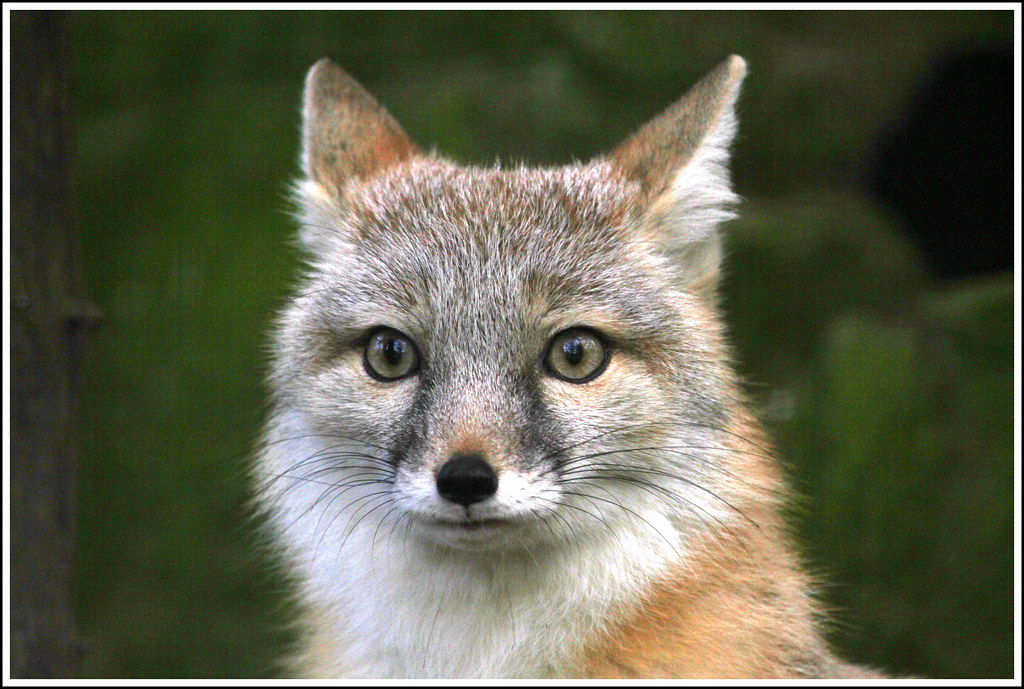
#> input picture nn/assets/fox.jpg, 1024 x 689 px
$ jupyter execute --allow-errors main.ipynb
#> lines starting #> are read from the running program, lines starting #| are printed output that depends on the picture
### nn/modules/layers.py
import numpy as np
from abc import ABC, abstractmethod

from torchy import Tensor
from weights import initialize_weights

from typing import Callable, List, Literal, Tuple, Union

class Layer(ABC):
    """Abstract class defining the `Layer` interface."""

    def __init__(self):
        super().__init__()

        self.n_in = None
        self.n_out = None

        self.parameters = {}
        self.cache = {}

    @abstractmethod
    def __call__(self, z: np.ndarray) -> np.ndarray:
        pass

    # [4 lines left out: function zero_grad, not called in this run]

    def get_parameters(self) -> List[np.ndarray]:
        return [b for _, b in self.parameters.items()]

class FullyConnected(Layer):
    """A fully-connected layer multiplies by a weight matrix and
    adds a bias
    """
    def __init__(
        self,
        n_in: int,
        n_out: int,
        weight_init="normal",
        activation=None
    ) -> None:

        super().__init__()

        self.n_in = n_in
        self.n_out = n_out
        self.init_weights = initialize_weights(weight_init, activation)

        self._init_parameters()

    # [47 lines left out: functions _init_parameters, __call__, backward, not called in this run]

class Conv2D(Layer):
    """Convolutional layer for inputs with 2 spatial dimensions."""
    # [4 lines left out: function __init__, not called in this run]

### nn/torchy.py
import numpy as np

class Tensor(np.ndarray):
    def __new__(cls, arr, grad_fn=None):
        tensor = np.asarray(arr).view(cls)

        tensor.grad_fn = grad_fn
        tensor.grad = None

        return tensor

    # [5 lines left out: function __array__finalize__, not called in this run]

    def zero_grad(self):
        self.grad = np.zeros(self.grad.shape)

    # [6 lines left out: function backward, not called in this run]

### nn/activations.py
import numpy as np
from abc import ABC, abstractmethod

from torchy import Tensor

class Activation(ABC):
    """Abstract class defining the common interface for all activation."""

    def __init__(self):
        self.cache = {}

    def __call__(self, X: np.ndarray):
        return self.forward(X)

    @abstractmethod
    def forward(self, X: np.ndarray):
        pass

class Sigmoid(Activation):

    # [38 lines left out: functions __init__, forward, backward, not called in this run]

class ReLU(Activation):
    def __init__(self):
        super().__init__()

    # [28 lines left out: functions forward, backward, not called in this run]

### nn/data.py
from torchy import Tensor
from abc import ABC, abstractmethod

import numpy as np

class Dataset(ABC):
    def __init__(self):
        pass

    @abstractmethod
    def __len__(self)-> int:
        pass

    @abstractmethod
    def __getitem__(self, idx):
        pass

class DataLoader():
    def __init__(self, data: Dataset, batch_size: int, shuffle: bool):
        self.data = data
        self.batch_size = batch_size
        self.shuffle = shuffle

    # [7 lines left out: function __iter__, not called in this run]

### nn/main.ipynb
[cell 1]
from layers import FullyConnected
from losses import MSE, BinaryCrossEntropy
from torchy import Tensor
from networks import Network
from activations import ReLU, Sigmoid
from optimizers import Adam
from data import Dataset, DataLoader
import matplotlib.pyplot as plt

import numpy as np
from PIL import Image

np.random.seed(0)

# SLP

## SLP: Linear Regression

[cell 2]
class SLP1(Network):
    def __init__(self):
        self.linear1 = FullyConnected(1, 1)

    def forward(self, x):
        return self.linear1(x)

[cell 3]
X = Tensor(np.arange(0, 100).reshape((100, 1)))
Y = Tensor(4*X + 100)

epochs = 1000
lr = 1

#> (a cell that did not finish here is left out)

## SLP: Polynomial Regression

[cell 5]
class SLP2(Network):
    def __init__(self):
        self.linear1 = FullyConnected(1, 1)

    def forward(self, x):
        return self.linear1(x)

[cell 6]
X = Tensor(np.arange(0, 100).reshape((100, 1)))
Y = Tensor(X**2 + 4*X + 100)

epochs = 1000
lr = 1

#> (a cell that did not finish here is left out)

## SLP: Polynomial Regression with Polynomial Feature Expansion

[cell 8]
class SLP3(Network):
    def __init__(self):
        self.linear1 = FullyConnected(2, 1)

    def forward(self, X):
        X = Tensor(np.concatenate((X, X**2), axis=1))
        return self.linear1(X)

[cell 9]
X = Tensor(np.arange(0, 100).reshape((100, 1)))
Y = Tensor(X**2 + 4*X + 100)

epochs = 1000
lr = 1

#> (a cell that did not finish here is left out)

## SLP: Sigmoid Regression

[cell 11]
class SLP4(Network):
    def __init__(self):
        self.linear1 = FullyConnected(1, 1)
        self.sigmoid = Sigmoid()

    def forward(self, X):
        return self.sigmoid(self.linear1(X))

[cell 12]
X = Tensor(np.arange(-10000, 10000).reshape((20000, 1)))
Y = Tensor(1 / (1 + np.exp(-X/100)))

epochs = 1000
lr = 0.03

#> (a cell that did not finish here is left out)

# MLP

## MLP: Polynomial Regression

[cell 14]
class MLP(Network):
    def __init__(self):
        self.linear1 = FullyConnected(1, 20)
        self.relu1 = ReLU()
        self.linear2 = FullyConnected(20, 20)
        self.relu2 = ReLU()
        self.linear3 = FullyConnected(20, 1)

    def forward(self, X):
        x = self.relu1(self.linear1(X))
        return self.linear3(self.relu2(self.linear2(x)))

[cell 15]
X = Tensor(np.arange(-100, 100).reshape((200, 1)))
Y = Tensor(X**2 + 4*X + 100)

epochs = 1000
lr = 0.03

#> (a cell that did not finish here is left out)

## MLP: Binary Classification

[cell 17]
class BinaryClassifier(Network):
    def __init__(self):
        self.relu1 = ReLU()
        self.linear1 = FullyConnected(2, 16, weight_init="henormal", activation="relu")
        self.linear2 = FullyConnected(16, 1, weight_init="henormal", activation="sigmoid")

    def forward(self, X):
        return self.linear2(self.relu1(self.linear1(X)))

[cell 18]
from sklearn.datasets import make_circles

X, y = make_circles(random_state=42)
X, y = Tensor(X), Tensor(y)

epochs = 1000
lr = 0.003

#> (a cell that did not finish here is left out)

## MLP: Neural Field

[cell 20]
# [10 lines left out: function positional_encoding, not called in this run]

class NeuralField(Network):
    def __init__(self):
        self.linear1 = FullyConnected(42, 256, weight_init="henormal", activation="relu")
        self.relu1 = ReLU()
        self.linear2 = FullyConnected(256, 256, weight_init="henormal", activation="relu")
        self.relu2 = ReLU()
        self.linear3 = FullyConnected(256, 256, weight_init="henormal", activation="relu")
        self.relu3 = ReLU()
        self.linear4 = FullyConnected(256, 3, weight_init="henormal", activation="sigmoid")
        self.relu4 = ReLU()
        self.sigmoid = Sigmoid()

    # [7 lines left out: function forward, not called in this run]

[cell 21]
class PixelDataset(Dataset):
    def __init__(self, im):
        self.H, self.W = im.shape[0], im.shape[1]
        self.u = np.stack(np.mgrid[:self.H, :self.W], axis=-1).reshape((self.H*self.W, 2)).astype(float)
        self.u[:,0] /= self.H
        self.u[:,1] /= self.W
        self.im = im.reshape(self.H*self.W, 3) / 255.0

    def __len__(self) -> int:
        return len(self.im)

    def __getitem__(self, idx):
        return Tensor(self.u[idx]), Tensor(self.im[idx])

epochs = 100
lr = 1e-3
batch_size = 1000

im = Image.open("./assets/fox.jpg")
#> im is the input picture: PIL image 1024x689 RGB; mean R, G, B 99.4, 100.7, 81
new_size = tuple([int(dim * 0.2) for dim in im.size])
#> new_size = (204, 137)
im = im.resize(new_size)
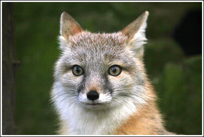
#> im: PIL image 204x137 RGB; mean R, G, B 99.8, 101.1, 81.4
dataset = PixelDataset(Tensor(im))
#> in __init__, `self.H, self.W = im.shape[0], im.shape[1]`: self.H = 137; self.W = 204
#> in __init__, `self.u = np.stack(np.mgrid[:self.H, :self.W], axis=-1).reshape((self.H..`: self.u = 27948 pairs, first value 0 to 136, second value 0 to 203

dataloader = DataLoader(dataset, batch_size, shuffle=True)
